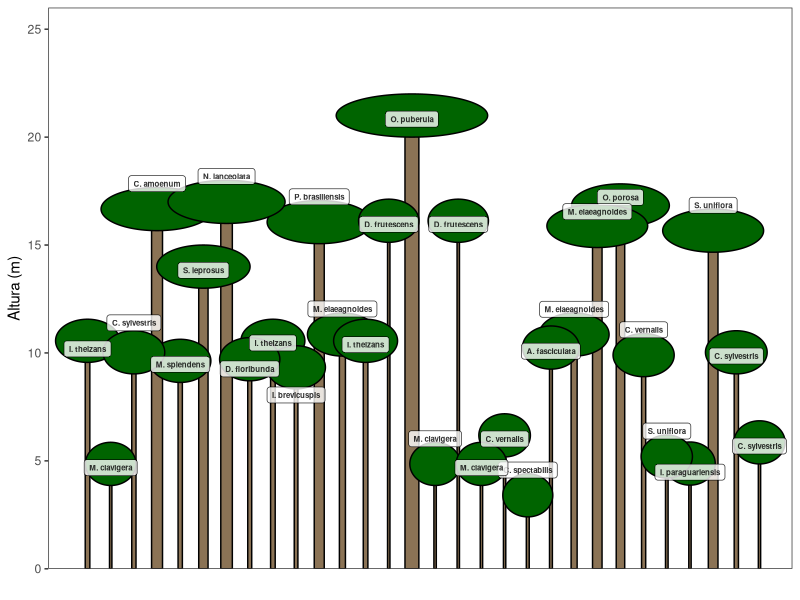
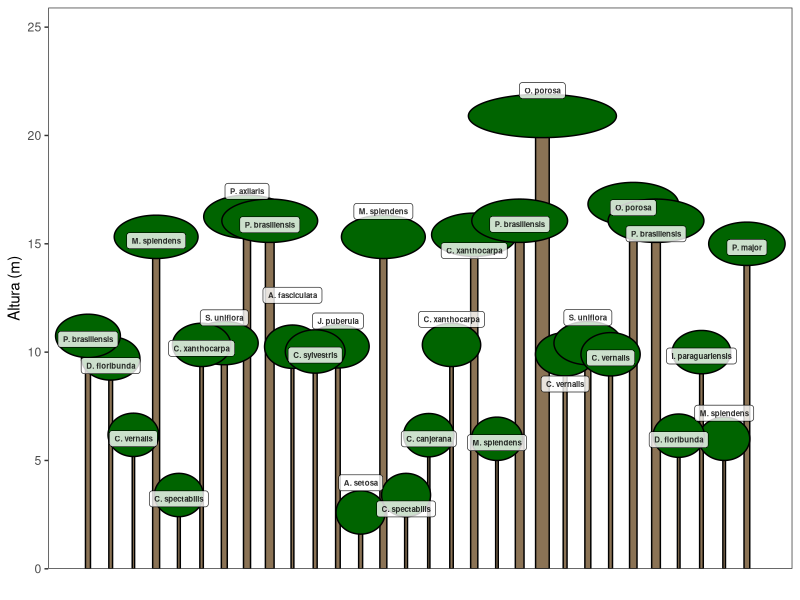
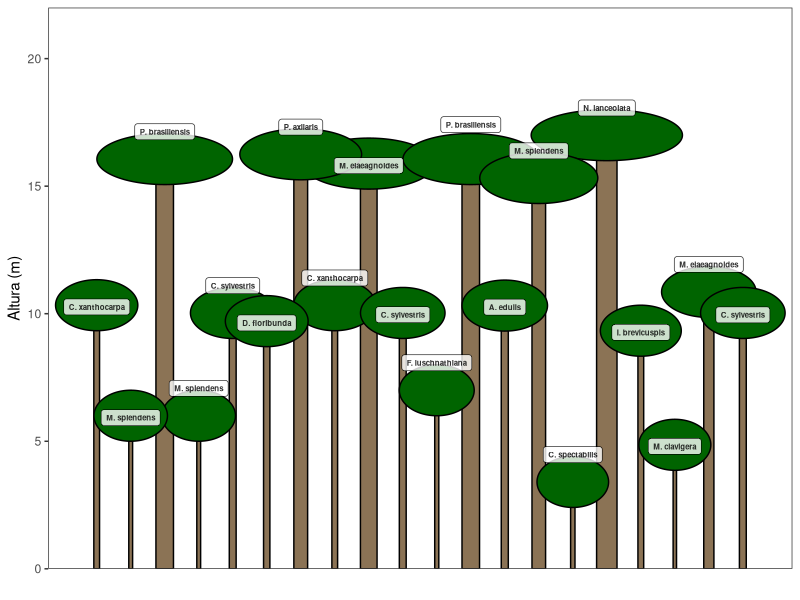

These figures' R source, in order:
## ---- chunk 1
# Importar base de dados
dados <- readxl::read_excel("dados_levantamento_fitossociologico.xlsx")
head(dados)
## ---- chunk 2
# Função para geração do perfil esquemático probabilístico
perfil_esquematico <- function(narv){
# Obter altura média para cada espécie em cada estrato vertical
dados_perfil <- aggregate(dados$H, list(dados$`Estrato vertical`,dados$Gen_esp_abv), mean)
# Renomear colunas
colnames(dados_perfil) <- c('estrato','especie','h.med')
# Obter DAP médio para cada espécie em cada estrato vertical
dados_perfil$dap <- aggregate(dados$DAP, list(dados$`Estrato vertical`,dados$Gen_esp_abv), mean)[,3]
# Obter abundância para cada espécie em cada estrato vertical
dados_perfil$ab <- aggregate(dados$Gen_esp_abv, list(dados$`Estrato vertical`,dados$Gen_esp_abv), length)[,3]
# Separar dados por estrato
emergente <- subset(dados_perfil,dados_perfil$estrato=="Emergente")
subbosque <- subset(dados_perfil,dados_perfil$estrato=="Sub-bosque")
superior <- subset(dados_perfil,dados_perfil$estrato=="Superior")
intermediario <- subset(dados_perfil,dados_perfil$estrato=="Intermediário")
# Contar árvores por estrato
narv_estrato <- round(table(dados$`Estrato vertical`)/sum(table(dados$`Estrato vertical`))*narv,0)
# Corrigir diferença, se existente, entre o argumento `narv` e o número de árvres sorteadas
if(sum(narv_estrato)!=narv){
  narv_estrato[which(narv_estrato==max(narv_estrato))] <- narv_estrato[which(narv_estrato==max(narv_estrato))]+1 
}
# Probabilidade de ocorrência das espécies em cada estrato
emergente$prob <- emergente$ab/sum(emergente$ab)
subbosque$prob <- subbosque$ab/sum(subbosque$ab)
superior$prob <- superior$ab/sum(superior$ab)
intermediario$prob <- intermediario$ab/sum(intermediario$ab)
# Sortear árvores por estrato
sample_eme <- sample(1:nrow(emergente), narv_estrato[1], replace = TRUE, emergente$prob)
sample_int <- sample(1:nrow(intermediario), narv_estrato[2], replace = TRUE, intermediario$prob)
sample_sub <- sample(1:nrow(subbosque), narv_estrato[3], replace = TRUE, subbosque$prob)
sample_sup <- sample(1:nrow(superior), narv_estrato[4], replace = TRUE, superior$prob)
sample_eme <- emergente[sample_eme,]
sample_int <- intermediario[sample_int,]
sample_sub <- subbosque[sample_sub,]
sample_sup <- superior[sample_sup,]
# Unir estratos da floresta simulada
sample <- dplyr::bind_rows(sample_eme,sample_int,sample_sub,sample_sup)
sample$dap01 <- (sample$dap-min(sample$dap))/(max(sample$dap)-min(sample$dap))*(.6-.1)+.1
# Atribuir identificadores
sample$id <- sample(1:narv,narv)
id_sp <- unique(sample$especie)
sample$id_sp <- match(sample$especie,id_sp)
# Carregar pacotes necessários
library(ggplot2)
library(ggforce)
library(ggrepel)
# Plotar floresta
perfil <- ggplot(sample)+
  geom_bar(aes(x=id,y=h.med, width=dap01),stat = 'identity', color = 'black', fill = 'burlywood4')+
  geom_ellipse(aes(x0=id, y0=h.med,
                   a=1+3*dap01*h.med/(1/narv*500), #função genérica de diâmetro de copa
                   b=1,angle=0), fill = 'darkgreen')+
  geom_label_repel(aes(x=id,y=h.med+.5,label=especie), direction = 'y', fontface = 'bold',  size = 2, alpha=.8, segment.alpha = 0)+
  scale_x_continuous(breaks = 1:narv, expand = c(.01,0))+
  scale_y_continuous(expand=c(0,0), limits = c(0,max(sample$h.med)+5))+
  xlab('')+
  ylab('Altura (m)')+
  theme_bw()+
  theme(panel.grid = element_blank(),
        axis.text.x = element_blank(),
        axis.ticks.x = element_blank())
return(perfil)
}
## ---- chunk 3
# Número de árvores a serem representadas plotar
quantidade_de_arvores <- 30
# Executar função
perfil_esquematico(quantidade_de_arvores)
## ---- chunk 4
# Executar função
perfil_esquematico(quantidade_de_arvores)
## ---- chunk 5
# Executar função
perfil_esquematico(20)
